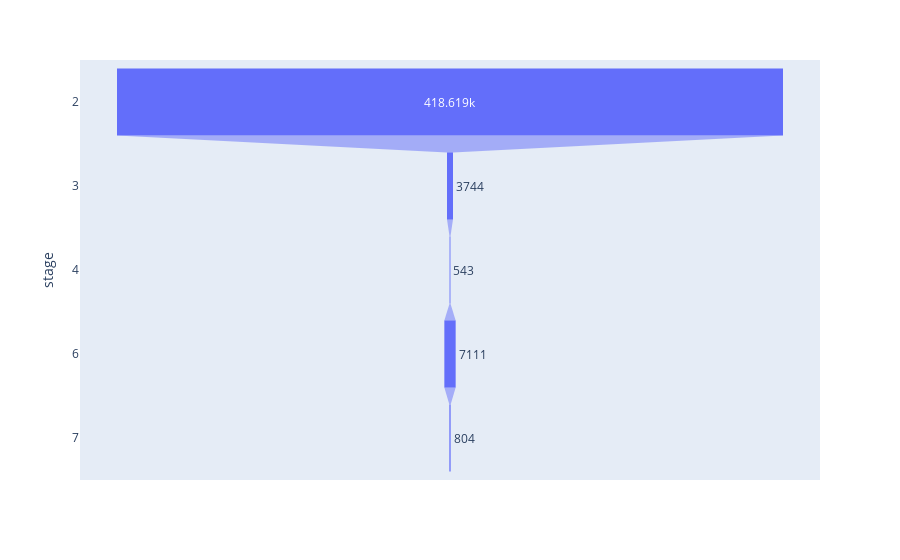

Source (notebook cell):
### Code cell
data = dict(
    number= [418619,3744,543,7111,804],
    stage=['2','3','4','6','7'])
fig = px.funnel(data, x='number', y='stage')
fig.show()

### Figure 1 — Plotly figure (JSON) as saved in the notebook; plotly's stock layout.template omitted (floating-point values rounded to 4 significant figures)
{"data": [{"hovertemplate": "number=%{x}<br>stage=%{y}<extra></extra>", "legendgroup": "", "marker": {"color": "#636efa"}, "name": "", "orientation": "h", "showlegend": false, "type": "funnel", "x": [418619, 3744, 543, 7111, 804], "xaxis": "x", "y": ["2", "3", "4", "6", "7"], "yaxis": "y"}], "layout": {"legend": {"tracegroupgap": 0}, "margin": {"t": 60}, "xaxis": {"anchor": "y", "domain": [0, 1], "title": {"text": "number"}}, "yaxis": {"anchor": "x", "domain": [0, 1], "title": {"text": "stage"}}}}
